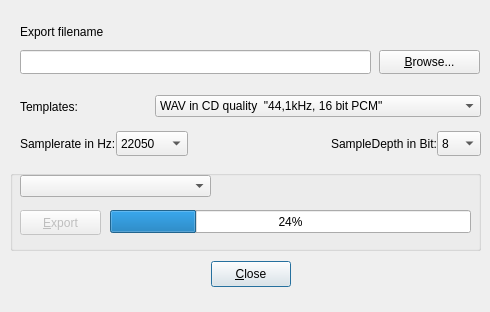
<?xml version="1.0" encoding="UTF-8"?>
<ui version="4.0">
 <class>ExportSongDialog_UI</class>
 <widget class="QDialog" name="ExportSongDialog_UI">
  <property name="geometry">
   <rect>
    <x>0</x>
    <y>0</y>
    <width>490</width>
    <height>312</height>
   </rect>
  </property>
  <property name="windowTitle">
   <string>Export Whole Song to WAV</string>
  </property>
  <widget class="QWidget" name="layout2">
   <property name="geometry">
    <rect>
     <x>20</x>
     <y>260</y>
     <width>461</width>
     <height>28</height>
    </rect>
   </property>
   <layout class="QHBoxLayout">
    <property name="spacing">
     <number>0</number>
    </property>
    <item>
     <spacer>
      <property name="orientation">
       <enum>Qt::Horizontal</enum>
      </property>
      <property name="sizeType">
       <enum>QSizePolicy::Expanding</enum>
      </property>
      <property name="sizeHint" stdset="0">
       <size>
        <width>126</width>
        <height>16</height>
       </size>
      </property>
     </spacer>
    </item>
    <item>
     <widget class="QPushButton" name="closeBtn">
      <property name="sizePolicy">
       <sizepolicy hsizetype="Minimum" vsizetype="Fixed">
        <horstretch>0</horstretch>
        <verstretch>0</verstretch>
       </sizepolicy>
      </property>
      <property name="minimumSize">
       <size>
        <width>0</width>
        <height>26</height>
       </size>
      </property>
      <property name="text">
       <string>&amp;Close</string>
      </property>
      <property name="shortcut">
       <string>Alt+C</string>
      </property>
     </widget>
    </item>
    <item>
     <spacer>
      <property name="orientation">
       <enum>Qt::Horizontal</enum>
      </property>
      <property name="sizeType">
       <enum>QSizePolicy::Expanding</enum>
      </property>
      <property name="sizeHint" stdset="0">
       <size>
        <width>126</width>
        <height>16</height>
       </size>
      </property>
     </spacer>
    </item>
   </layout>
  </widget>
  <widget class="QGroupBox" name="groupBox">
   <property name="geometry">
    <rect>
     <x>10</x>
     <y>170</y>
     <width>471</width>
     <height>81</height>
    </rect>
   </property>
   <property name="title">
    <string/>
   </property>
   <widget class="QPushButton" name="okBtn">
    <property name="enabled">
     <bool>false</bool>
    </property>
    <property name="geometry">
     <rect>
      <x>10</x>
      <y>40</y>
      <width>81</width>
      <height>25</height>
     </rect>
    </property>
    <property name="minimumSize">
     <size>
      <width>0</width>
      <height>25</height>
     </size>
    </property>
    <property name="text">
     <string>&amp;Export</string>
    </property>
    <property name="shortcut">
     <string>Alt+E</string>
    </property>
   </widget>
   <widget class="QProgressBar" name="m_pProgressBar">
    <property name="geometry">
     <rect>
      <x>100</x>
      <y>40</y>
      <width>361</width>
      <height>23</height>
     </rect>
    </property>
    <property name="value">
     <number>24</number>
    </property>
   </widget>
   <widget class="QWidget" name="layoutWidget">
    <property name="geometry">
     <rect>
      <x>10</x>
      <y>0</y>
      <width>191</width>
      <height>33</height>
     </rect>
    </property>
    <layout class="QHBoxLayout" name="horizontalLayout_5">
     <item>
      <widget class="QComboBox" name="exportTypeCombo"/>
     </item>
    </layout>
   </widget>
  </widget>
  <widget class="QLabel" name="TextLabel1">
   <property name="geometry">
    <rect>
     <x>20</x>
     <y>20</y>
     <width>440</width>
     <height>24</height>
    </rect>
   </property>
   <property name="text">
    <string>Export filename</string>
   </property>
  </widget>
  <widget class="QLineEdit" name="exportNameTxt">
   <property name="geometry">
    <rect>
     <x>20</x>
     <y>50</y>
     <width>351</width>
     <height>24</height>
    </rect>
   </property>
   <property name="readOnly">
    <bool>true</bool>
   </property>
  </widget>
  <widget class="QPushButton" name="browseBtn">
   <property name="geometry">
    <rect>
     <x>379</x>
     <y>50</y>
     <width>101</width>
     <height>24</height>
    </rect>
   </property>
   <property name="text">
    <string>&amp;Browse...</string>
   </property>
   <property name="shortcut">
    <string>Alt+B</string>
   </property>
  </widget>
  <widget class="QWidget" name="layoutWidget">
   <property name="geometry">
    <rect>
     <x>20</x>
     <y>128</y>
     <width>461</width>
     <height>31</height>
    </rect>
   </property>
   <layout class="QHBoxLayout" name="horizontalLayout_3">
    <item>
     <layout class="QHBoxLayout" name="horizontalLayout">
      <item>
       <widget class="QLabel" name="label">
        <property name="text">
         <string>Samplerate in Hz:</string>
        </property>
       </widget>
      </item>
      <item>
       <widget class="QComboBox" name="sampleRateCombo">
        <property name="maximumSize">
         <size>
          <width>80</width>
          <height>25</height>
         </size>
        </property>
        <item>
         <property name="text">
          <string>22050</string>
         </property>
        </item>
        <item>
         <property name="text">
          <string>44100</string>
         </property>
        </item>
        <item>
         <property name="text">
          <string>48000</string>
         </property>
        </item>
        <item>
         <property name="text">
          <string>96000</string>
         </property>
        </item>
        <item>
         <property name="text">
          <string>192000</string>
         </property>
        </item>
       </widget>
      </item>
     </layout>
    </item>
    <item>
     <spacer name="horizontalSpacer">
      <property name="orientation">
       <enum>Qt::Horizontal</enum>
      </property>
      <property name="sizeHint" stdset="0">
       <size>
        <width>20</width>
        <height>20</height>
       </size>
      </property>
     </spacer>
    </item>
    <item>
     <layout class="QHBoxLayout" name="horizontalLayout_2">
      <item>
       <widget class="QLabel" name="label_2">
        <property name="text">
         <string>SampleDepth in Bit:</string>
        </property>
       </widget>
      </item>
      <item>
       <widget class="QComboBox" name="sampleDepthCombo">
        <property name="maximumSize">
         <size>
          <width>60</width>
          <height>25</height>
         </size>
        </property>
        <item>
         <property name="text">
          <string>8</string>
         </property>
        </item>
        <item>
         <property name="text">
          <string>16</string>
         </property>
        </item>
        <item>
         <property name="text">
          <string>24</string>
         </property>
        </item>
        <item>
         <property name="text">
          <string>32</string>
         </property>
        </item>
       </widget>
      </item>
     </layout>
    </item>
   </layout>
  </widget>
  <widget class="QWidget" name="layoutWidget">
   <property name="geometry">
    <rect>
     <x>20</x>
     <y>90</y>
     <width>461</width>
     <height>33</height>
    </rect>
   </property>
   <layout class="QHBoxLayout" name="horizontalLayout_4">
    <item>
     <widget class="QLabel" name="label_3">
      <property name="text">
       <string>Templates: </string>
      </property>
     </widget>
    </item>
    <item>
     <widget class="QComboBox" name="templateCombo">
      <item>
       <property name="text">
        <string>WAV in CD quality  &quot;44,1kHz, 16 bit PCM&quot;</string>
       </property>
      </item>
      <item>
       <property name="text">
        <string>WAV in ADAT quality &quot;48 kHz, 16 bit PCM&quot;</string>
       </property>
      </item>
      <item>
       <property name="text">
        <string>WAV in better quality &quot;48 kHz, 24 bit PCM&quot;</string>
       </property>
      </item>
      <item>
       <property name="text">
        <string>WAV LOFI &quot;22.05kHz, 8 bit PCM </string>
       </property>
      </item>
      <item>
       <property name="text">
        <string>WAV best Mixdown quality &quot;96 kHz, 32 bit PCM&quot;</string>
       </property>
      </item>
      <item>
       <property name="text">
        <string>AIFF in CD quality &quot;41 kHz, 16 bit PCM&quot;</string>
       </property>
      </item>
      <item>
       <property name="text">
        <string>AIFF in ADAT quality &quot;48 kHz, 16 bit PCM&quot;</string>
       </property>
      </item>
      <item>
       <property name="text">
        <string>AIFF in better quality &quot;48 kHz, 24 bit PCM&quot;</string>
       </property>
      </item>
      <item>
       <property name="text">
        <string>FLAC lossless compressor in good quality &quot;48 kHz&quot;</string>
       </property>
      </item>
      <item>
       <property name="text">
        <string>OGG Vorbis loosely compressed in good quality &quot;VBR&quot;</string>
       </property>
      </item>
     </widget>
    </item>
   </layout>
  </widget>
 </widget>
 <layoutdefault spacing="0" margin="0"/>
 <resources/>
 <connections/>
</ui>
